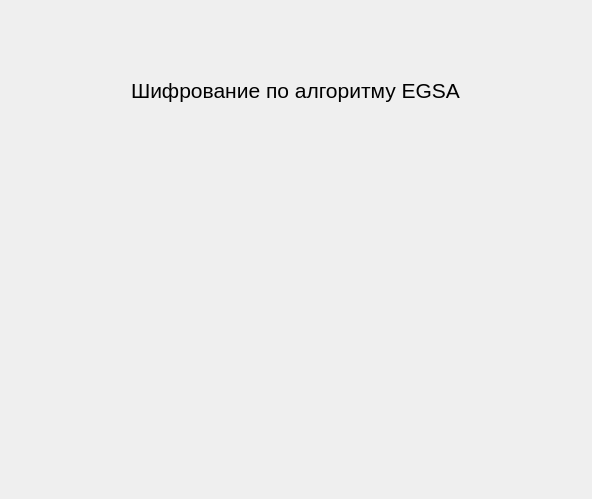
<?xml version="1.0" encoding="UTF-8"?>
<ui version="4.0">
 <class>Form</class>
 <widget class="QWidget" name="Form">
  <property name="geometry">
   <rect>
    <x>0</x>
    <y>0</y>
    <width>592</width>
    <height>499</height>
   </rect>
  </property>
  <property name="windowTitle">
   <string>Form</string>
  </property>
  <widget class="QLabel" name="labelEGSA">
   <property name="geometry">
    <rect>
     <x>100</x>
     <y>60</y>
     <width>391</width>
     <height>61</height>
    </rect>
   </property>
   <property name="font">
    <font>
     <pointsize>16</pointsize>
    </font>
   </property>
   <property name="text">
    <string>Шифрование по алгоритму EGSA</string>
   </property>
   <property name="alignment">
    <set>Qt::AlignCenter</set>
   </property>
  </widget>
 </widget>
 <resources/>
 <connections/>
</ui>
